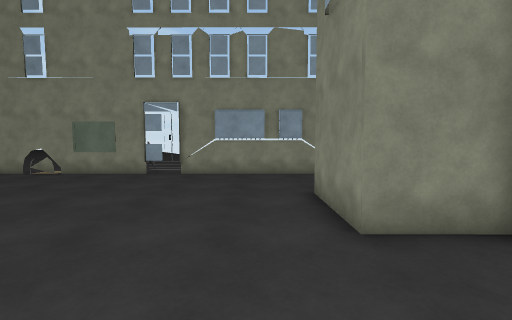
[1] (above)

12 first-person views from a walk through a 3-D level made in the Unity game engine. The camera is 1.3 m above the floor, tilts 4° down and sees 90° across. The floor is counted in squares, 1 m on a side. Each view is taken from the middle of a square. On the plan, view 1 faces up. The plan holds only what a view shows up to about 13 squares ahead; the rest is blank. The place goes on beyond the plan.

[2]
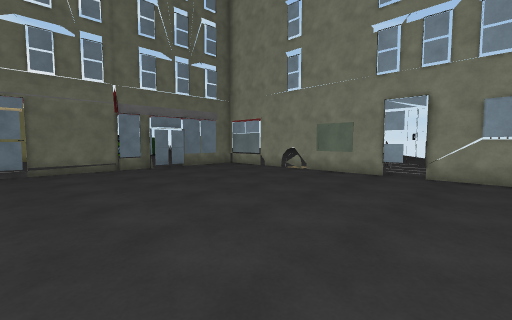

[3]
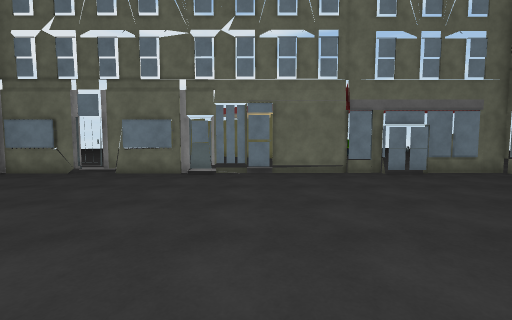

[4]
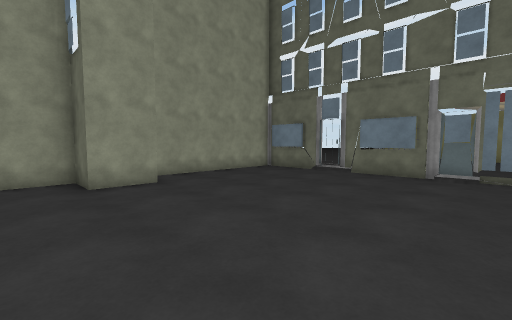

[5]
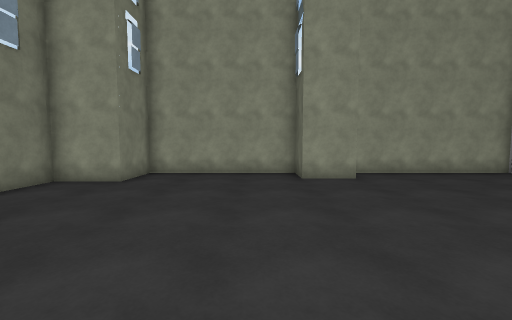

[6]
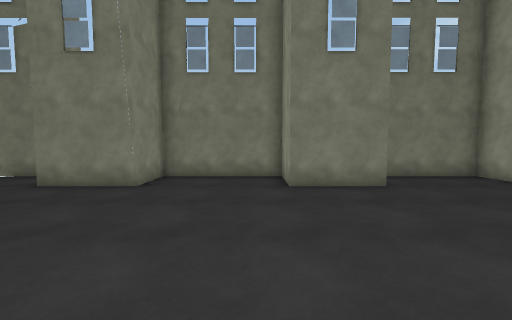

[7]
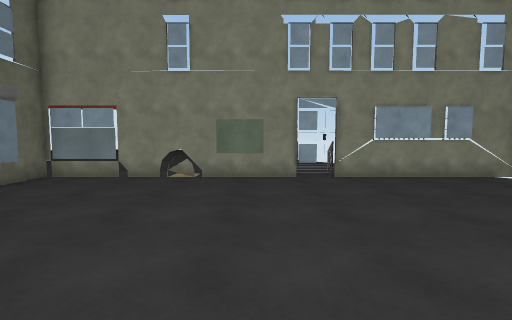

[8]
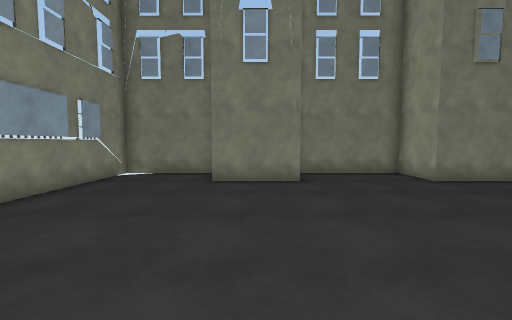

[9]
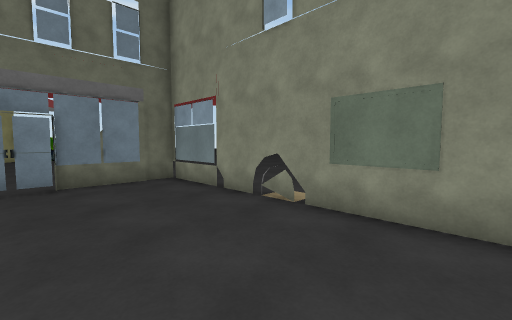

[10]
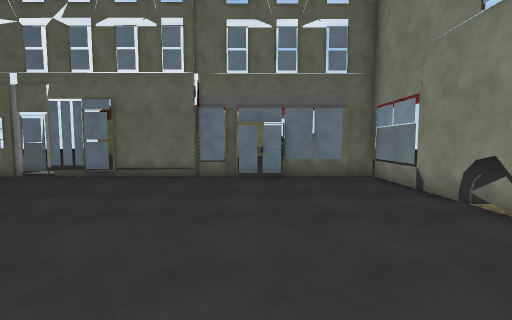

[11]
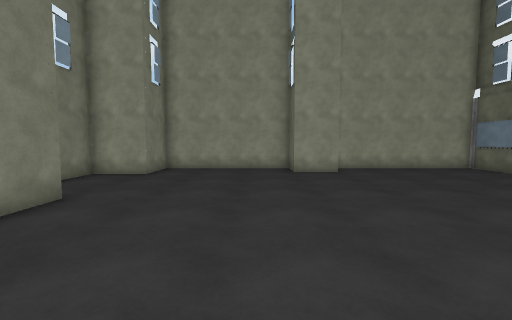

[12]
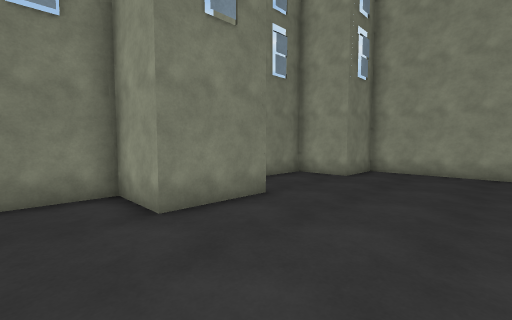

### Floor plan
Key: @ floor where view 1 was taken; # wall or solid block; x gap in a wall; . main floor; : floor 0.25 m higher than the main floor; = window, fence, low wall or low ledge; B building.
Columns run from 14 left of view 1 to 4 right of it. Each row starts with its distance up from view 1.
 11 .###=B#  #BB#BBB###
 10 #.........##.###.BB
  9 B.................B
  8 B.................#
  7 B#................#
  6 .#..............BB
  5 #...............#
  4 #...............BB
  3 #.................#
  2 #.................#
  1 x.................B
  0 #.............@...B
 -1 B...............###
 -2 B...............#
 -3 B...............#
 -4 B...............# B
 -5 B.................B
 -6 B.................B
 -7 :.................B
 -8 B.................B
 -9 B.......##......##
-10 B....... B......#
-11 ##BBBBBB #######

Where each view was taken, in squares from view 1:
view 1: 0 up, 0 right, facing up
view 2: 0 up, 1 left, facing up-left
view 3: 0 up, 3 left, facing left
view 4: 1 down, 3 left, facing down-left
view 5: 0 up, 3 left, facing down
view 6: 0 up, 6 left, facing right
view 7: 1 up, 6 left, facing up
view 8: 5 up, 7 left, facing right
view 9: 6 up, 5 left, facing up-left
view 10: 6 up, 4 left, facing left
view 11: 2 up, 3 left, facing down
view 12: 1 up, 3 left, facing down-right
